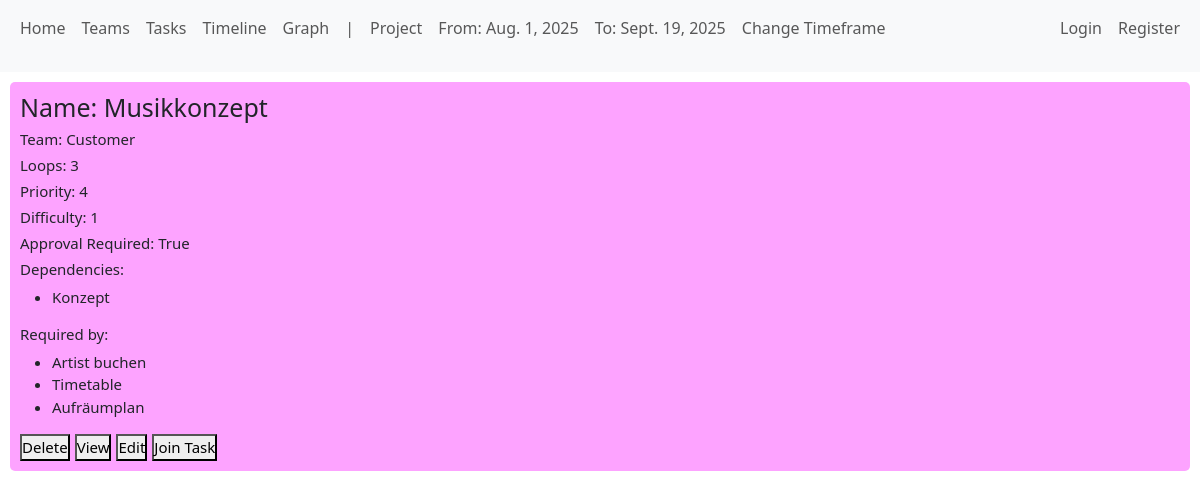
The app's page /distributor/display_task/59/, older data.
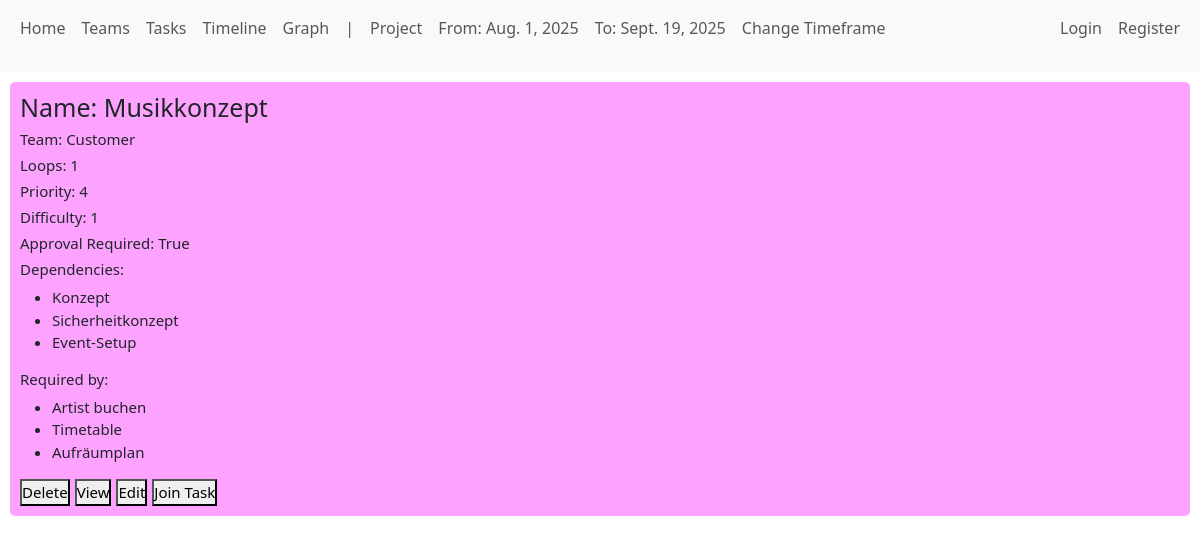
The same page, newer data.
### distributor/models.py (models this page shows, shortened)
class Task(models.Model):
    name = models.CharField(max_length=100)
    team = models.ForeignKey(Team, on_delete=models.SET_NULL, null=True, blank=True)
    loops = models.IntegerField(default=0)
    priority = models.IntegerField(default=0)
    difficulty = models.IntegerField(default=0)
    approval_required = models.BooleanField(default=False)
    initial_dependencies = models.ManyToManyField("self",
                                                  symmetrical=False,
                                                  blank=True,
                                                  related_name="required_by")

### users/models.py (models this page shows)
class Team(models.Model):
    name = models.CharField(max_length=100)
    color = models.CharField(max_length=7, default="#FFFFFF")
    schedule_flag = models.BooleanField(default=False)
    def __str__(self):
        return self.name

### distributor/views.py (the view)
# urls.py: path('display_task/<int:id>/', views.display_task, name='display_task'),
def display_task(request, id):
    task = Task.objects.get(pk=id)
    return render(request, 'distributor/display_task.html', {'task': task})

### distributor/context_processors.py (called while the page is built)
def global_project_timeframe_form(request):
    return {
        "global_project_timeframe_form": ProjectTimeframeForm(),
    }

def global_project_timeframe(request):
    project_time_frame = Project.objects.first()
    if project_time_frame:
        return {
            "global_project_timeframe": project_time_frame,
        }
    else:
        return {
            "global_project_timeframe": 'No values picked yet',
        }

### distributor/templatetags/custom_tags.py (called while the page is built)
@register.inclusion_tag('components/view_task.html', takes_context=True)
def view_task(context, task_id):
    user = context['user']
    task = Task.objects.get(pk=task_id)
    assign_user_to_task_form = AssignUserToTaskForm(user=user, task=task)
    return {'task': task, 'user': user, "assign_user_to_task_form": assign_user_to_task_form}

### distributor/templates/distributor/display_task.html (shortened to what this page needs)
{% extends "distributor/base.html" %}
{% load custom_tags %}
{% block content %}
    {% view_task task.id %}
{% endblock %}

### distributor/templates/components/view_task.html (shortened to what this page needs)
<div style="background-color: {{ task.team.color }}" class="view_task_container">
    <h1>Name: {{ task.name }}</h1>
    <h2>Team: {{ task.team }}</h2>
    <h2>Loops: {{ task.loops }}</h2>
    <h2>Priority: {{ task.priority }}</h2>
    <h2>Difficulty: {{ task.difficulty }}</h2>
    <h2>Approval Required: {{ task.approval_required }}</h2>
    <h3>Dependencies: </h3>
    <ul>
        {% for dep in task.initial_dependencies.all %}
            <li>{{ dep.name }}</li>
        {% endfor %}
    </ul>
    <h3>Required by: </h3>
    <ul>
        {% for dep in task.required_by.all %}
            <li>{{ dep.name }}</li>
        {% endfor %}
    </ul>
    <div class="task_essential_buttons_container">
        <form method="POST" action="{% url 'delete_task' task.id %}">
            <button class="task_essential_button" type="submit">Delete</button>
        </form>
        <form method="GET" action="{% url 'display_task' task.id %}">
            <button class="task_essential_button" type="submit">View</button>
        </form>
        <form method="POST" action="{% url 'edit_task_page' task.id %}">
            <button class="task_essential_button" type="submit">Edit</button>
        </form>
        <form method="POST" action="{% url 'assign_user_to_task' task.id %}">
            <button type="submit">Join Task</button>
        </form>
    </div>
</div>

Row changes from the older to the newer data that the page shows:
changed Task "Musikkonzept": loops "3" → "1"
now on this page (row edited): Task: name "Sicherheitkonzept", shown under "Dependencies:"
now on this page (row edited): Task: name "Event-Setup", shown under "Dependencies:"
